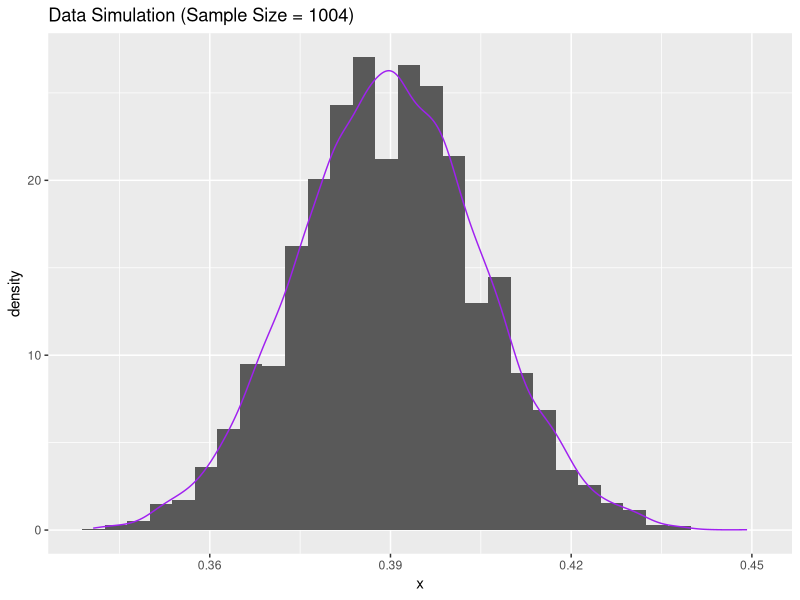
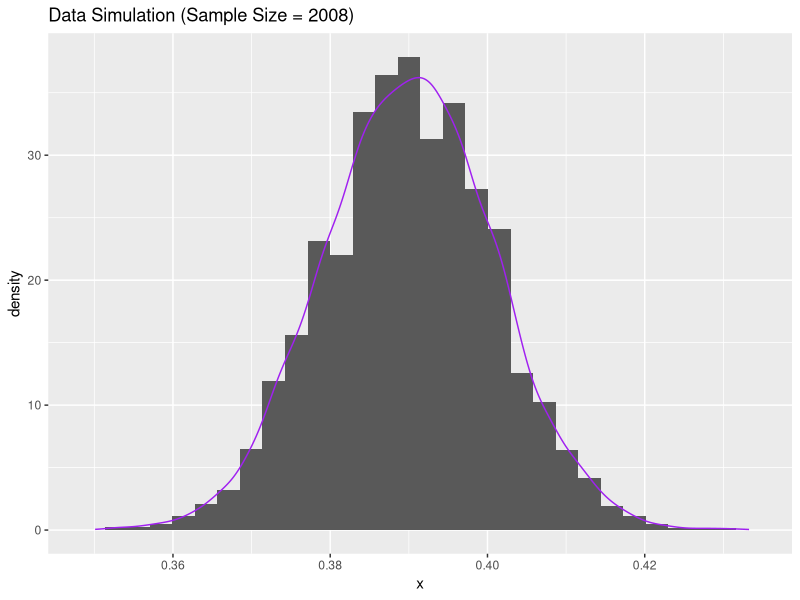
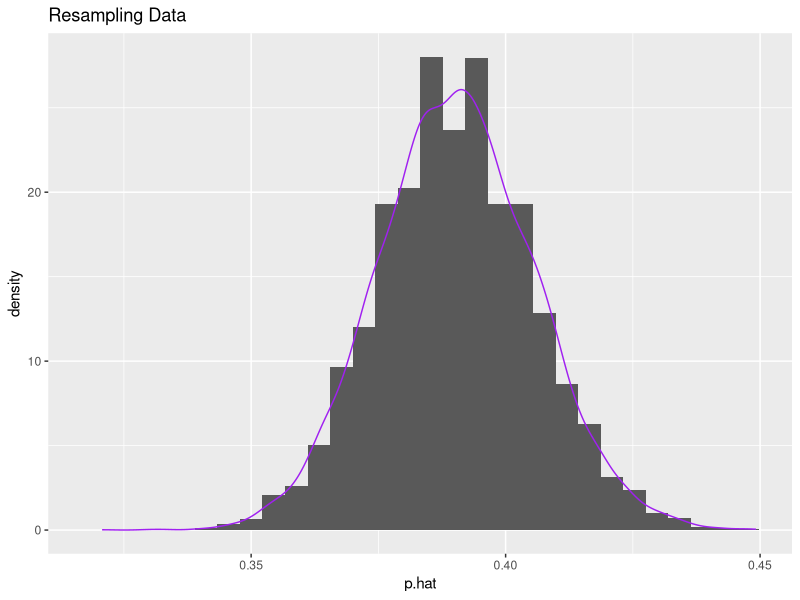

These figures' R source, in order: (Note: a time limit stopped this script after it produced the figures.)
####################################################################################################
# Lab 10

library(tidyverse)
####################################################################################################
# Task 1: Basic Simulation

# Use rbinom() to generate data
data_simulation_1 <- tibble(x=rbinom(10000, size = 1004, prob = 0.39)) /1004

# Plot a histogram of the data
ggplot(data = data_simulation_1, aes(x = x)) +
  geom_histogram(
    aes(y = ..density..),  
  ) +
  geom_density(
    color = "purple"
  ) +
  ggtitle("Data Simulation (Sample Size = 1004)")

# Shape is unimodal and centered around x=0.39 
# mean(data_simulation_1$x)


# What is the range of the middle 95%?

lower_bound <- quantile(data_simulation_1$x, 0.025) 
upper_bound <- quantile(data_simulation_1$x, 0.975) 
middle_range <- upper_bound - lower_bound

# Range of middle 95% is ~0.06

margin_of_error = middle_range/2

# Margin of error is ~0.03

# This margin of error of ~3% is better than Gallup's margin of error of 4%


###########################################################

# Task 1 Part 2: Repeat Simulation for Double Sample Size 

data_simulation_2 <- tibble(x=rbinom(10000, size = 1004*2, prob = 0.39)) /(1004*2)

# Plot a histogram of the data
ggplot(data = data_simulation_2, aes(x = x)) +
  geom_histogram(
    aes(y = ..density..),  
  ) +
  geom_density(
    color = "purple"
  ) + 
  ggtitle("Data Simulation (Sample Size = 2008)")

# What do we notice about the shape?
# Shape is unimodal and centered around x=0.39 
# mean(data_simulation_2$x)


# What is the range of the middle 95%?

lower_bound_2 <- quantile(data_simulation_2$x, 0.025) 
upper_bound_2 <- quantile(data_simulation_2$x, 0.975) 
middle_range_2 <- upper_bound_2 - lower_bound_2

# Range is ~0.06

margin_of_error_2 = middle_range_2/2

# Margin of error is ~2%

# This margin of error of ~2% is about equal to Gallup's margin of error of 2%



####################################################################################################
# Task 2: Resampling

# Create a df containing data from Gallup Survey

gallup_data <- tibble(
  response = c(rep(1, 392), rep(2, 592), rep(0, 20))
)

# Perform Resampling
R = 10000
resamples <- tibble(p.hat = numeric(R))

for( i in 1:R){
  # Take a resample
  resample <- sample(x = gallup_data$response,
                     size = 1004,
                     replace = T) 
  resamples$p.hat[i] <- mean(resample==1)
}

# Plot a histogram of the resampling data
ggplot(data = resamples, aes(x = p.hat)) +
  geom_histogram(
    aes(y = ..density..),  
  ) +
  geom_density(
    color = "purple"
  ) + 
  ggtitle("Resampling Data")

# What do we notice about the shape?
# Shape is unimodal and centered around x=0.39

# What is the range of the middle 95%?
lower_boundR <- quantile(resamples$p.hat, 0.025) 
upper_boundR <- quantile(resamples$p.hat, 0.975) 
middle_rangeR <- upper_boundR - lower_boundR
# Range of middle 95% is ~0.06

# What is the margin of error?
margin_of_error_R = middle_rangeR/2
# Margin of error is ~3%
# This margin of error of ~3% is better than Gallup's margin of error of 4%

####################################################################################################
# Task 3: Simulation over n and p

###########################################################

# Simulation over n and p
n <- seq(from = 100, to = 3000, by = 10)
p <- seq(from = 0.01, to = 0.99, by = 0.01)

# Create initial tibble
results_tibble <- tibble(
  n = integer(),
  p = numeric(),
  margin_error = numeric()
)

# Run simulations and save results
for (i in 1:length(n)) {
  for (j in 1:length(p)) {
    
    current_n <- n[i]
    current_p <- p[j]
    
    # Generate 10000 simulations for current sample size
    simulations <- rbinom(10000, size = current_n, prob = current_p) / current_n
    
    # Calculate percentiles
    lower_bound <- quantile(simulations, 0.025)
    upper_bound <- quantile(simulations, 0.975)
    
    # Calculate margin of error
    current_margin_error <- (upper_bound - lower_bound) / 2
    
    # Add row to the tibble
    results_tibble <- results_tibble %>%
      add_row(
        n = current_n,
        p = current_p,
        margin_error = current_margin_error
      )
  }
}

###########################################################
# Create a geom_raster() plot

raster_simulation <- ggplot(results_tibble, aes(x = p, y = n, fill = margin_error)) +
  geom_raster(interpolate = TRUE) +
  scale_fill_gradient2(
    low = "blue", 
    mid = "white", 
    high = "red", 
    midpoint = median(results_tibble$margin_error),
    name = "Margin of Error"
  ) +
  scale_y_continuous(expand = c(0, 0), breaks = seq(500, 3000, 500)) +
  scale_x_continuous(expand = c(0, 0), breaks = seq(0, 1, 0.1)) +
  labs(
    title = "Margin of Error for Different Sample Sizes and Probabilities",
    subtitle = "Based on 10,000 binomial simulations per parameter combination",
    x = "Probability (p)",
    y = "Sample Size (n)"
  ) +
  theme_minimal() +
  theme(
    legend.position = "right",
    panel.grid.minor = element_blank(),
    plot.title = element_text(face = "bold"),
    axis.text = element_text(size = 9)
  )

####################################################################################################
# Task 4: Actual Margin of Error Calculation
n <- seq(from = 100, to = 3000, by = 10)
p <- seq(from = 0.01, to = 0.99, by = 0.01)
z <- qnorm(0.975)  # z-score for 95% confidence

# Create initial tibble
results_tibble_math <- tibble(
  n = integer(),
  p = numeric(),
  margin_error = numeric()  # Using consistent column name
)

# Run calculations and save results
for (i in 1:length(n)) {
  for (j in 1:length(p)) {
    
    current_n <- n[i]
    current_p <- p[j]
    
    # Calculate Wilson margin of error
    numerator <- z * sqrt((current_n * current_p * (1-current_p)) + (z^2)/4)
    denominator <- current_n + (z^2)
    Wilson_MOE <- numerator / denominator
    
    # Add row to the tibble
    results_tibble_math <- results_tibble_math %>%
      add_row(
        n = current_n,
        p = current_p,
        margin_error = Wilson_MOE  
      )
  }
}

###########################################################
# Create a geom_raster() plot using the Wilson margin of error calculations
raster_math <- ggplot(results_tibble_math, aes(x = p, y = n, fill = margin_error)) +
  geom_raster(interpolate = TRUE) +
  scale_fill_gradient2(
    low = "blue", 
    mid = "white", 
    high = "red", 
    midpoint = median(results_tibble_math$margin_error),
    name = "Margin of Error"
  ) +
  scale_y_continuous(expand = c(0, 0), breaks = seq(500, 3000, 500)) +
  scale_x_continuous(expand = c(0, 0), breaks = seq(0, 1, 0.1)) +
  labs(
    title = "Wilson Margin of Error for Different Sample Sizes and Proportions",
    subtitle = "95% Confidence Level",
    x = "Proportion (p)",
    y = "Sample Size (n)"
  ) +
  theme_minimal() +
  theme(
    legend.position = "right",
    panel.grid.minor = element_blank(),
    plot.title = element_text(face = "bold"),
    axis.text = element_text(size = 9)
  )

# Combine plots
library(patchwork)
combined_plot <- (raster_simulation + raster_math)
combined_plot

# Checking work

(mean(results_tibble$margin_error))
(mean(results_tibble_math$margin_error))
